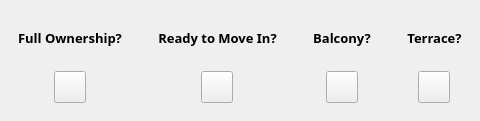
           <widget class="QFrame" name="frame_5">
            <property name="styleSheet">
             <string notr="true">#frame_5 {
 background-color: rgba(230, 230, 230, 180);
}</string>
            </property>
            <property name="frameShape">
             <enum>QFrame::NoFrame</enum>
            </property>
            <property name="frameShadow">
             <enum>QFrame::Raised</enum>
            </property>
            <layout class="QHBoxLayout" name="horizontalLayout_2">
             <property name="spacing">
              <number>0</number>
             </property>
             <property name="leftMargin">
              <number>0</number>
             </property>
             <property name="rightMargin">
              <number>0</number>
             </property>
             <property name="bottomMargin">
              <number>0</number>
             </property>
             <item>
              <widget class="QFrame" name="frame_17">
               <property name="frameShape">
                <enum>QFrame::NoFrame</enum>
               </property>
               <property name="frameShadow">
                <enum>QFrame::Raised</enum>
               </property>
               <layout class="QVBoxLayout" name="verticalLayout_11">
                <item>
                 <widget class="QFrame" name="frame_28">
                  <property name="frameShape">
                   <enum>QFrame::NoFrame</enum>
                  </property>
                  <property name="frameShadow">
                   <enum>QFrame::Raised</enum>
                  </property>
                  <layout class="QVBoxLayout" name="verticalLayout_22">
                   <property name="spacing">
                    <number>6</number>
                   </property>
                   <property name="leftMargin">
                    <number>9</number>
                   </property>
                   <property name="topMargin">
                    <number>9</number>
                   </property>
                   <property name="rightMargin">
                    <number>9</number>
                   </property>
                   <property name="bottomMargin">
                    <number>9</number>
                   </property>
                   <item>
                    <widget class="QLabel" name="label_6">
                     <property name="font">
                      <font>
                       <family>Rockwell</family>
                       <pointsize>10</pointsize>
                       <bold>true</bold>
                      </font>
                     </property>
                     <property name="text">
                      <string>Full Ownership?</string>
                     </property>
                     <property name="alignment">
                      <set>Qt::AlignCenter</set>
                     </property>
                    </widget>
                   </item>
                  </layout>
                 </widget>
                </item>
                <item>
                 <widget class="QFrame" name="frame_29">
                  <property name="frameShape">
                   <enum>QFrame::NoFrame</enum>
                  </property>
                  <property name="frameShadow">
                   <enum>QFrame::Raised</enum>
                  </property>
                  <layout class="QHBoxLayout" name="horizontalLayout_5">
                   <property name="spacing">
                    <number>6</number>
                   </property>
                   <property name="leftMargin">
                    <number>9</number>
                   </property>
                   <property name="topMargin">
                    <number>9</number>
                   </property>
                   <property name="rightMargin">
                    <number>9</number>
                   </property>
                   <property name="bottomMargin">
                    <number>9</number>
                   </property>
                   <item>
                    <widget class="QPushButton" name="bt_ownership">
                     <property name="minimumSize">
                      <size>
                       <width>32</width>
                       <height>32</height>
                      </size>
                     </property>
                     <property name="maximumSize">
                      <size>
                       <width>32</width>
                       <height>32</height>
                      </size>
                     </property>
                     <property name="cursor">
                      <cursorShape>PointingHandCursor</cursorShape>
                     </property>
                     <property name="text">
                      <string/>
                     </property>
                     <property name="iconSize">
                      <size>
                       <width>32</width>
                       <height>32</height>
                      </size>
                     </property>
                     <property name="checkable">
                      <bool>true</bool>
                     </property>
                    </widget>
                   </item>
                  </layout>
                 </widget>
                </item>
               </layout>
              </widget>
             </item>
             <item>
              <widget class="QFrame" name="frame_10">
               <property name="frameShape">
                <enum>QFrame::NoFrame</enum>
               </property>
               <property name="frameShadow">
                <enum>QFrame::Raised</enum>
               </property>
               <layout class="QVBoxLayout" name="verticalLayout_10">
                <item>
                 <widget class="QFrame" name="frame_30">
                  <property name="frameShape">
                   <enum>QFrame::NoFrame</enum>
                  </property>
                  <property name="frameShadow">
                   <enum>QFrame::Raised</enum>
                  </property>
                  <layout class="QVBoxLayout" name="verticalLayout_21">
                   <item>
                    <widget class="QLabel" name="label_7">
                     <property name="font">
                      <font>
                       <family>Rockwell</family>
                       <pointsize>10</pointsize>
                       <bold>true</bold>
                      </font>
                     </property>
                     <property name="text">
                      <string>Ready to Move In?</string>
                     </property>
                     <property name="alignment">
                      <set>Qt::AlignCenter</set>
                     </property>
                    </widget>
                   </item>
                  </layout>
                 </widget>
                </item>
                <item>
                 <widget class="QFrame" name="frame_31">
                  <property name="frameShape">
                   <enum>QFrame::NoFrame</enum>
                  </property>
                  <property name="frameShadow">
                   <enum>QFrame::Raised</enum>
                  </property>
                  <layout class="QHBoxLayout" name="horizontalLayout_6">
                   <item>
                    <widget class="QPushButton" name="bt_status">
                     <property name="minimumSize">
                      <size>
                       <width>32</width>
                       <height>32</height>
                      </size>
                     </property>
                     <property name="maximumSize">
                      <size>
                       <width>32</width>
                       <height>32</height>
                      </size>
                     </property>
                     <property name="cursor">
                      <cursorShape>PointingHandCursor</cursorShape>
                     </property>
                     <property name="text">
                      <string/>
                     </property>
                     <property name="iconSize">
                      <size>
                       <width>32</width>
                       <height>32</height>
                      </size>
                     </property>
                     <property name="checkable">
                      <bool>true</bool>
                     </property>
                    </widget>
                   </item>
                  </layout>
                 </widget>
                </item>
               </layout>
              </widget>
             </item>
             <item>
              <widget class="QFrame" name="frame_11">
               <property name="frameShape">
                <enum>QFrame::NoFrame</enum>
               </property>
               <property name="frameShadow">
                <enum>QFrame::Raised</enum>
               </property>
               <layout class="QVBoxLayout" name="verticalLayout_9">
                <item>
                 <widget class="QFrame" name="frame_32">
                  <property name="frameShape">
                   <enum>QFrame::NoFrame</enum>
                  </property>
                  <property name="frameShadow">
                   <enum>QFrame::Raised</enum>
                  </property>
                  <layout class="QVBoxLayout" name="verticalLayout_20">
                   <item>
                    <widget class="QLabel" name="label_8">
                     <property name="font">
                      <font>
                       <family>Rockwell</family>
                       <pointsize>10</pointsize>
                       <bold>true</bold>
                      </font>
                     </property>
                     <property name="text">
                      <string>Balcony?</string>
                     </property>
                     <property name="alignment">
                      <set>Qt::AlignCenter</set>
                     </property>
                    </widget>
                   </item>
                  </layout>
                 </widget>
                </item>
                <item>
                 <widget class="QFrame" name="frame_33">
                  <property name="frameShape">
                   <enum>QFrame::NoFrame</enum>
                  </property>
                  <property name="frameShadow">
                   <enum>QFrame::Raised</enum>
                  </property>
                  <layout class="QHBoxLayout" name="horizontalLayout_7">
                   <item>
                    <widget class="QPushButton" name="bt_balcony">
                     <property name="minimumSize">
                      <size>
                       <width>32</width>
                       <height>32</height>
                      </size>
                     </property>
                     <property name="maximumSize">
                      <size>
                       <width>32</width>
                       <height>32</height>
                      </size>
                     </property>
                     <property name="cursor">
                      <cursorShape>PointingHandCursor</cursorShape>
                     </property>
                     <property name="text">
                      <string/>
                     </property>
                     <property name="iconSize">
                      <size>
                       <width>32</width>
                       <height>32</height>
                      </size>
                     </property>
                     <property name="checkable">
                      <bool>true</bool>
                     </property>
                    </widget>
                   </item>
                  </layout>
                 </widget>
                </item>
               </layout>
              </widget>
             </item>
             <item>
              <widget class="QFrame" name="frame_12">
               <property name="frameShape">
                <enum>QFrame::NoFrame</enum>
               </property>
               <property name="frameShadow">
                <enum>QFrame::Raised</enum>
               </property>
               <layout class="QVBoxLayout" name="verticalLayout_8">
                <item>
                 <widget class="QFrame" name="frame_34">
                  <property name="frameShape">
                   <enum>QFrame::NoFrame</enum>
                  </property>
                  <property name="frameShadow">
                   <enum>QFrame::Raised</enum>
                  </property>
                  <layout class="QVBoxLayout" name="verticalLayout_19">
                   <item>
                    <widget class="QLabel" name="label_9">
                     <property name="font">
                      <font>
                       <family>Rockwell</family>
                       <pointsize>10</pointsize>
                       <bold>true</bold>
                      </font>
                     </property>
                     <property name="text">
                      <string>Terrace?</string>
                     </property>
                     <property name="alignment">
                      <set>Qt::AlignCenter</set>
                     </property>
                    </widget>
                   </item>
                  </layout>
                 </widget>
                </item>
                <item>
                 <widget class="QFrame" name="frame_35">
                  <property name="frameShape">
                   <enum>QFrame::NoFrame</enum>
                  </property>
                  <property name="frameShadow">
                   <enum>QFrame::Raised</enum>
                  </property>
                  <layout class="QHBoxLayout" name="horizontalLayout_8">
                   <item>
                    <widget class="QPushButton" name="bt_terrace">
                     <property name="minimumSize">
                      <size>
                       <width>32</width>
                       <height>32</height>
                      </size>
                     </property>
                     <property name="maximumSize">
                      <size>
                       <width>32</width>
                       <height>32</height>
                      </size>
                     </property>
                     <property name="cursor">
                      <cursorShape>PointingHandCursor</cursorShape>
                     </property>
                     <property name="text">
                      <string/>
                     </property>
                     <property name="iconSize">
                      <size>
                       <width>32</width>
                       <height>32</height>
                      </size>
                     </property>
                     <property name="checkable">
                      <bool>true</bool>
                     </property>
                    </widget>
                   </item>
                  </layout>
                 </widget>
                </item>
               </layout>
              </widget>
             </item>
            </layout>
           </widget>
